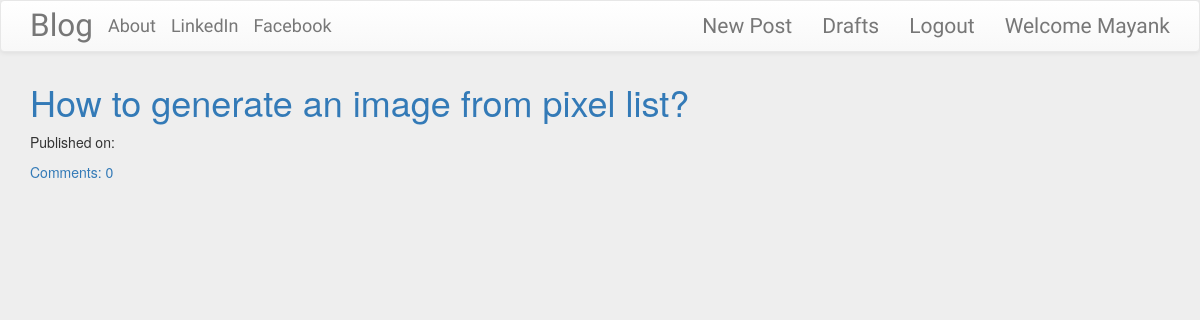
The app's page / (signed in), older data.
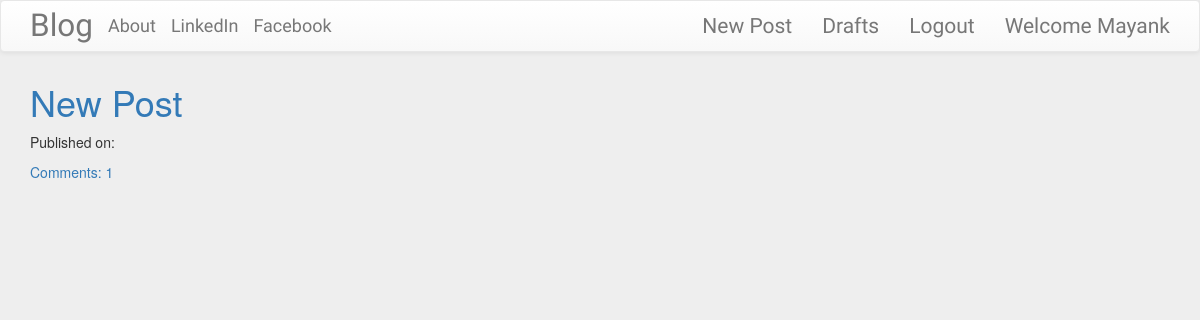
The same page, newer data.
### blog/models.py (models this page shows, shortened)
class Post(models.Model):
    author = models.ForeignKey('auth.User',on_delete=models.CASCADE)
    title = models.CharField(max_length=256)
    text = models.TextField()
    create_date = models.DateTimeField(default = timezone.now())
    published_date = models.DateTimeField(blank=True, null=True)
    def approve_comments(self):
        return self.comments.filter(approved_comment = True)

### blog/views.py (the view)
# urls.py: path('',views.PostListView.as_view(),name='post_list'),
class PostListView(ListView):
    model = Post
    def get_queryset(self):
        return Post.objects.filter(published_date__lte = timezone.now() ).order_by('-published_date')

### blog/templates/blog/post_list.html
{% extends 'blog/base.html' %}
{% block content %}
  <div class="centerstage">
    {% for post in post_list %}
      <div class="post">
        <h1><a href="{% url 'post_detail' pk=post.pk %}">{{post.title}}</a></h1>
          <div class="date">
            <p>Published on: {{post.published|date:'D M Y'}}</p>
          </div>
        <a href="{% url 'post_detail' pk=post.pk %}">Comments: {{post.approve_comments.count}}</a>
      </div>
    {% endfor %}
  </div>
{% endblock %}

### blog/templates/blog/base.html (shortened to what this page needs)
<!DOCTYPE html>
{% load staticfiles %}
<html lang="en" dir="ltr">
  <head>
    <link rel="stylesheet" href="https://maxcdn.bootstrapcdn.com/bootstrap/3.3.7/css/bootstrap.min.css">
    <link rel="stylesheet" href="https://maxcdn.bootstrapcdn.com/bootstrap/3.3.7/css/bootstrap-theme.min.css">
    <link rel="stylesheet" href="//cdn.jsdelivr.net/npm/medium-editor@latest/dist/css/medium-editor.min.css" type="text/css" media="screen" charset="utf-8">
    <link rel="stylesheet" href="{% static 'css/blog.css' %}">
  </head>
  <body >
    <nav class = 'navbar navbar-default techfont custom-navbar'>
      <div class="container">
        <ul class = 'nav navbar-nav'>
          <li> <a class = 'navbar-brand bigbrand' href="{% url 'post_list' %}">Blog</a> </li>
          <li> <a class = 'navbar-brand' href="{% url 'about' %}">About</a> </li>
          <li> <a class = 'navbar-brand' href="https://www.linkedin.com">LinkedIn</a> </li>
          <li> <a class = 'navbar-brand' href="https://www.Facebook.com">Facebook</a> </li>
        </ul>
        <ul class = 'nav navbar-nav navbar-right'>
          {% if user.is_authenticated %}
            <li>
              <a href="{% url 'post_new' %}">New Post</a>
            </li>
            <li>
              <a href="{% url 'post_draft_list' %}">Drafts</a>
            </li>
            <li>
              <a href="{% url 'logout' %}">Logout</a>
            </li>
            <li>
              <a>Welcome {{user.username}}</a>
            </li>
          {% else %}
            <li> <a href="{% url 'login' %}" class = 'nav navbar-right'><span class = 'glyphicon glyphicon-user'></span>Login</a> </li>
          {% endif %}
        </ul>
      </div>
    </nav>
    <div class="content container">
      <div class="row">
        <div class="col-md-8">
          <div class="blog_posts">
            {% block content %}
            {% endblock %}
          </div>
        </div>
      </div>
    </div>
  </body>
</html>

### blog/static/css/blog.css (style rules this page uses)
.centerstage { margin:auto; }
.techfont { font-family: 'Trade Winds'; font-size: 1.5em; margin-bottom: 10px; }
.bigbrand { font-size: 1.5em; }
html { overflow: hidden; touch-action: none; content-zooming: none; }
body { position: absolute; margin: 0; padding: 0; background: #eee; width: 100%; height: 100%; }

Row changes from the older to the newer data that the page shows:
removed Post: title "How to generate an image from pixel list?", approve_comments.count "0"
added Post: title "New Post", approve_comments.count "1"
